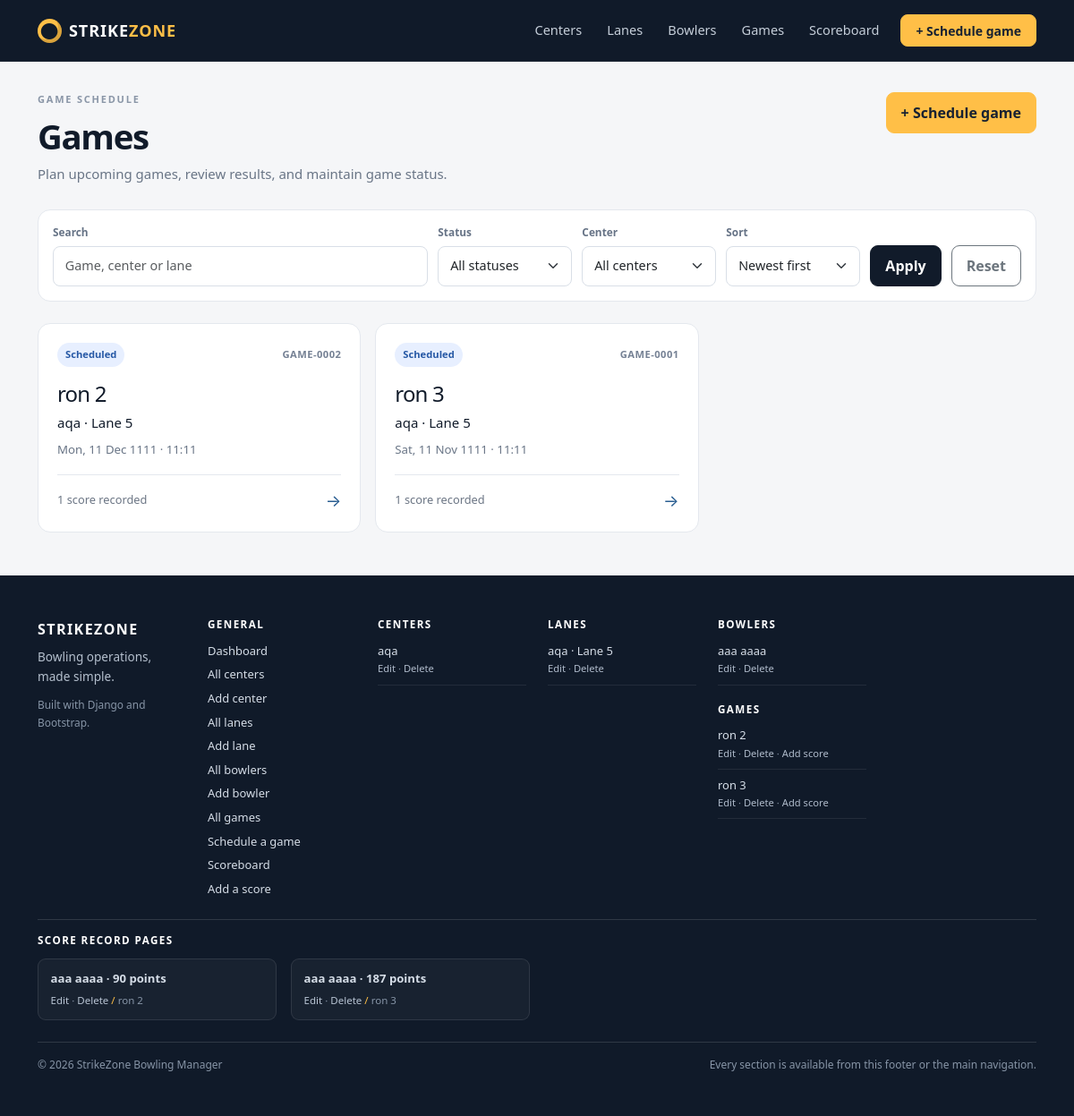
/games/, run on the app's committed database.
### games/models.py (models this page shows, shortened)
class BowlingGame(models.Model):
    class Status(models.TextChoices):
        SCHEDULED = "scheduled", "Scheduled"
        IN_PROGRESS = "in_progress", "In progress"
        COMPLETED = "completed", "Completed"
        CANCELLED = "cancelled", "Cancelled"
    title = models.CharField(max_length=120, help_text="Give the match a short, descriptive name.")
    lane = models.ForeignKey("centers.Lane", on_delete=models.PROTECT, related_name="games")
    scheduled_at = models.DateTimeField()
    status = models.CharField(max_length=12, choices=Status.choices, default=Status.SCHEDULED)
    notes = models.TextField(max_length=500, blank=True)
    players = models.ManyToManyField("players.Bowler", through="GameScore", related_name="games", blank=True)
    created_at = models.DateTimeField(auto_now_add=True)
    class Meta:
        ordering = ("-scheduled_at", "title")

class GameScore(models.Model):
    game = models.ForeignKey(BowlingGame, on_delete=models.CASCADE, related_name="scores")
    bowler = models.ForeignKey("players.Bowler", on_delete=models.PROTECT, related_name="scores")
    score = models.PositiveSmallIntegerField(validators=[MinValueValidator(0, message="Score cannot be negative."), MaxValueValidator(300, message="Score cannot exceed 300.")])
    notes = models.CharField(max_length=180, blank=True, help_text="Optional note about the result.")
    created_at = models.DateTimeField(auto_now_add=True)
    class Meta:
        ordering = ("-score", "bowler__last_name", "bowler__first_name")
        constraints = [
            models.UniqueConstraint(fields=("game", "bowler"), name="one_score_per_bowler_per_game"),
            models.CheckConstraint(condition=Q(score__gte=0, score__lte=300), name="game_score_between_0_and_300"),
        ]

### centers/models.py (models this page shows, shortened)
class Lane(models.Model):
    class Surface(models.TextChoices):
        SYNTHETIC = "synthetic", "Synthetic"
        WOOD = "wood", "Wood"
    center = models.ForeignKey(
        BowlingCenter,
        on_delete=models.PROTECT,
        related_name="lanes",
        help_text="Select the bowling center that owns this lane.",
    )
    number = models.PositiveSmallIntegerField(
        validators=[MinValueValidator(1, message="Lane number must be at least 1.")],
        help_text="Lane numbers must be positive and unique within a center.",
    )
    surface = models.CharField(max_length=12, choices=Surface.choices, default=Surface.SYNTHETIC)
    is_available = models.BooleanField(default=True, verbose_name="Available for booking")
    created_at = models.DateTimeField(auto_now_add=True)
    class Meta:
        ordering = ("center__name", "number")
        constraints = [
            models.UniqueConstraint(fields=("center", "number"), name="unique_lane_number_per_center"),
            models.CheckConstraint(condition=Q(number__gte=1), name="lane_number_positive"),
        ]

class BowlingCenter(models.Model):
    name = models.CharField(max_length=120, verbose_name="Center name")
    address = models.CharField(max_length=180)
    city = models.CharField(max_length=80)
    phone = models.CharField(max_length=30, blank=True)
    email = models.EmailField(blank=True)
    description = models.TextField(max_length=500, blank=True)
    created_at = models.DateTimeField(auto_now_add=True)
    class Meta:
        ordering = ("city", "name")
        verbose_name = "bowling center"
        verbose_name_plural = "bowling centers"

### players/models.py (models this page shows, shortened)
class Bowler(models.Model):
    class Hand(models.TextChoices):
        RIGHT = "right", "Right-handed"
        LEFT = "left", "Left-handed"
        BOTH = "both", "Ambidextrous"
    first_name = models.CharField(max_length=60)
    last_name = models.CharField(max_length=60)
    email = models.EmailField(blank=True)
    dominant_hand = models.CharField(max_length=8, choices=Hand.choices, default=Hand.RIGHT)
    joined_on = models.DateField(default=timezone.localdate)
    created_at = models.DateTimeField(auto_now_add=True)
    class Meta:
        ordering = ("last_name", "first_name")

### games/views.py (the view)
# urls.py: path("games/", views.GameListView.as_view(), name="game_list"),
class GameListView(ListView):
    model = BowlingGame
    template_name = "games/game_list.html"
    context_object_name = "games"
    paginate_by = 12
    def get_queryset(self):
        queryset = BowlingGame.objects.annotate(participant_total=Count("scores__bowler", distinct=True)).select_related("lane__center").prefetch_related("scores__bowler")
        status = self.request.GET.get("status", "").strip()
        center = self.request.GET.get("center", "").strip()
        sort = self.request.GET.get("sort", "newest")
        query = self.request.GET.get("q", "").strip()
        if status in BowlingGame.Status.values: queryset = queryset.filter(status=status)
        if center.isdigit(): queryset = queryset.filter(lane__center_id=int(center))
        if query:
            text_filter = Q(title__icontains=query) | Q(lane__center__name__icontains=query)
            if query.isdigit():
                text_filter |= Q(lane__number=int(query))
            queryset = queryset.filter(text_filter)
        sort_fields = {"newest": ("-scheduled_at", "title"), "oldest": ("scheduled_at", "title"), "title": ("title", "-scheduled_at")}
        return queryset.order_by(*sort_fields.get(sort, sort_fields["newest"]))
    def get_context_data(self, **kwargs):
        context = super().get_context_data(**kwargs)
        context.update({
            "centers": BowlingCenter.objects.order_by("name"),
            "selected_status": self.request.GET.get("status", ""),
            "selected_center": self.request.GET.get("center", ""),
            "selected_sort": self.request.GET.get("sort", "newest"),
            "search_query": self.request.GET.get("q", ""),
            "statuses": BowlingGame.Status.choices,
        })
        return context

### templates/games/game_list.html (shortened to what this page needs)
{% extends 'base.html' %}
{% block content %}<div class="page-heading"><div><div class="eyebrow">GAME SCHEDULE</div><h1>Games</h1><p>Plan upcoming games, review results, and maintain game status.</p></div><a class="btn btn-amber align-self-start" href="{% url 'games:game_create' %}">+ Schedule game</a></div>
<form method="get" class="filter-panel mb-4"><div class="filter-field flex-grow-1"><label for="q">Search</label><input id="q" class="form-control" name="q" value="{{ search_query }}" placeholder="Game, center or lane"></div><div class="filter-field"><label for="status">Status</label><select class="form-select" name="status" id="status"><option value="">All statuses</option></select></div><div class="filter-field"><label for="center">Center</label><select class="form-select" name="center" id="center"><option value="">All centers</option></select></div><div class="filter-field"><label for="sort">Sort</label><select class="form-select" name="sort" id="sort"><option value="newest" {% if selected_sort == 'newest' %}selected{% endif %}>Newest first</option></select></div><button class="btn btn-dark align-self-end">Apply</button><a class="btn btn-outline-secondary align-self-end" href="{% url 'games:game_list' %}">Reset</a></form>
{% if games %}<div class="row g-3">{% for game in games %}<div class="col-md-6 col-xl-4"><a class="data-card game-card h-100" href="{% url 'games:game_detail' game.pk %}"><div class="card-topline"><span class="status-pill status-{{ game.status }}">{{ game.get_status_display }}</span><span class="muted-code">GAME-{{ game.pk|stringformat:'04d' }}</span></div><h2 class="h4">{{ game.title }}</h2><p class="mb-1">{{ game.lane.center.name }} · Lane {{ game.lane.number }}</p><div class="card-date">{{ game.scheduled_at|date:"D, d M Y · H:i" }}</div><div class="card-footer-line">{{ game.scores.count }} score{{ game.scores.count|pluralize }} recorded <span>→</span></div></a></div>{% endfor %}</div>{% include 'partials/_pagination.html' %}{% else %}{% include 'partials/_empty_state.html' with title="No games match these filters" message="Schedule the first game or adjust the search and filters." action_url="/games/new/" action_label="Schedule a game" %}{% endif %}{% endblock %}

### templates/base.html (shortened to what this page needs)
{% load static %}
<!doctype html>
<html lang="en">
<head>
  <link rel="stylesheet" href="{% static 'vendor/bootstrap/css/bootstrap.min.css' %}">
  <link rel="stylesheet" href="{% static 'css/site.css' %}">
</head>
<body>
  <nav class="navbar navbar-expand-lg navbar-dark site-nav">
    <div class="container">
      <a class="navbar-brand d-flex align-items-center gap-2" href="{% url 'home' %}"><span class="brand-ball">●</span><span>STRIKE<span class="brand-accent">ZONE</span></span></a>
      <div class="collapse navbar-collapse" id="mainNav">
        <ul class="navbar-nav ms-auto align-items-lg-center gap-lg-1">
          <li class="nav-item"><a class="nav-link" href="{% url 'centers:center_list' %}">Centers</a></li>
          <li class="nav-item"><a class="nav-link" href="{% url 'games:lane_list' %}">Lanes</a></li>
          <li class="nav-item"><a class="nav-link" href="{% url 'players:bowler_list' %}">Bowlers</a></li>
          <li class="nav-item"><a class="nav-link" href="{% url 'games:game_list' %}">Games</a></li>
          <li class="nav-item"><a class="nav-link" href="{% url 'games:score_list' %}">Scoreboard</a></li>
          <li class="nav-item ms-lg-2"><a class="btn btn-amber btn-sm px-3" href="{% url 'games:game_create' %}">+ Schedule game</a></li>
        </ul>
      </div>
    </div>
  </nav>
  <main id="main-content" class="container page-shell">
    {% block content %}{% endblock %}
  </main>
  <footer class="site-footer mt-5" aria-label="Site footer navigation">
    <div class="container py-5">
      <div class="row g-4">
        <div class="col-12 col-md-6 col-xl-2">
          <a class="footer-brand d-inline-block mb-2" href="{% url 'home' %}">STRIKEZONE</a>
          <p class="footer-description">Bowling operations, made simple.</p>
          <small class="footer-meta">Built with Django and Bootstrap.</small>
        </div>
        <nav class="col-6 col-md-6 col-xl-2" aria-label="General pages">
          <h2 class="footer-heading">General</h2>
          <ul class="footer-links">
            <li><a href="{% url 'home' %}">Dashboard</a></li>
            <li><a href="{% url 'centers:center_list' %}">All centers</a></li>
            <li><a href="{% url 'centers:center_create' %}">Add center</a></li>
            <li><a href="{% url 'games:lane_list' %}">All lanes</a></li>
            <li><a href="{% url 'games:lane_create' %}">Add lane</a></li>
            <li><a href="{% url 'players:bowler_list' %}">All bowlers</a></li>
            <li><a href="{% url 'players:bowler_create' %}">Add bowler</a></li>
            <li><a href="{% url 'games:game_list' %}">All games</a></li>
            <li><a href="{% url 'games:game_create' %}">Schedule a game</a></li>
            <li><a href="{% url 'games:score_list' %}">Scoreboard</a></li>
            <li><a href="{% url 'games:score_create' %}">Add a score</a></li>
          </ul>
        </nav>
        <nav class="col-6 col-md-6 col-xl-2" aria-label="Bowling center pages">
          <h2 class="footer-heading">Centers</h2>
          <ul class="footer-links">
            {% for center in footer_centers %}
              <li class="footer-record">
                <a href="{% url 'centers:center_detail' center.pk %}">{{ center.name }}</a>
                <span class="footer-record-actions"><a href="{% url 'centers:center_update' center.pk %}">Edit</a> · <a href="{% url 'centers:center_delete' center.pk %}">Delete</a></span>
              </li>
            {% empty %}
              <li class="footer-muted">No centers created yet.</li>
            {% endfor %}
          </ul>
        </nav>
        <nav class="col-6 col-md-6 col-xl-2" aria-label="Bowling lane pages">
          <h2 class="footer-heading">Lanes</h2>
          <ul class="footer-links">
            {% for lane in footer_lanes %}
              <li class="footer-record">
                <a href="{% url 'games:lane_detail' lane.pk %}">{{ lane.center.name }} · Lane {{ lane.number }}</a>
                <span class="footer-record-actions"><a href="{% url 'games:lane_update' lane.pk %}">Edit</a> · <a href="{% url 'games:lane_delete' lane.pk %}">Delete</a></span>
              </li>
            {% empty %}
              <li class="footer-muted">No lanes created yet.</li>
            {% endfor %}
          </ul>
        </nav>
        <nav class="col-6 col-md-6 col-xl-2" aria-label="Bowler and game pages">
          <h2 class="footer-heading">Bowlers</h2>
          <ul class="footer-links">
            {% for bowler in footer_bowlers %}
              <li class="footer-record">
                <a href="{% url 'players:bowler_detail' bowler.pk %}">{{ bowler.first_name }} {{ bowler.last_name }}</a>
                <span class="footer-record-actions"><a href="{% url 'players:bowler_update' bowler.pk %}">Edit</a> · <a href="{% url 'players:bowler_delete' bowler.pk %}">Delete</a></span>
              </li>
            {% empty %}
              <li class="footer-muted">No bowlers created yet.</li>
            {% endfor %}
          </ul>
          <h2 class="footer-heading footer-heading-spaced">Games</h2>
          <ul class="footer-links">
            {% for game in footer_games %}
              <li class="footer-record">
                <a href="{% url 'games:game_detail' game.pk %}">{{ game.title }}</a>
                <span class="footer-record-actions"><a href="{% url 'games:game_update' game.pk %}">Edit</a> · <a href="{% url 'games:game_delete' game.pk %}">Delete</a> · <a href="{% url 'games:score_create_for_game' game.pk %}">Add score</a></span>
              </li>
            {% empty %}
              <li class="footer-muted">No games scheduled yet.</li>
            {% endfor %}
          </ul>
        </nav>
      </div>
      <div class="footer-score-links mt-4 pt-3">
        <h2 class="footer-heading">Score record pages</h2>
        <div class="row g-3">
          {% for score in footer_scores %}
            <div class="col-12 col-sm-6 col-lg-4 col-xl-3">
              <div class="footer-score-item">
                <a href="{% url 'games:score_update' score.pk %}">{{ score.bowler.first_name }} {{ score.bowler.last_name }} · {{ score.score }} points</a>
                <span><a href="{% url 'games:score_update' score.pk %}">Edit</a> · <a href="{% url 'games:score_delete' score.pk %}">Delete</a> <span class="footer-separator">/</span> {{ score.game.title }}</span>
              </div>
            </div>
          {% empty %}
            <div class="col-12"><p class="footer-muted mb-0">Score edit and delete links will appear here when score records exist.</p></div>
          {% endfor %}
        </div>
      </div>
      <div class="footer-bottom mt-4 pt-3 d-flex flex-column flex-md-row justify-content-between gap-2">
        <span>© {% now "Y" %} StrikeZone Bowling Manager</span>
        <span>Every section is available from this footer or the main navigation.</span>
      </div>
    </div>
  </footer>
</body>
</html>

### data on the page
BowlingGame: status "Scheduled", pk "0002", title "ron 2", lane.center.name "aqa", lane.number "5", scheduled_at "Mon, 11 Dec 1111 · 11:11", scores.count "1"
BowlingGame: status "Scheduled", pk "0001", title "ron 3", lane.center.name "aqa", lane.number "5", scheduled_at "Sat, 11 Nov 1111 · 11:11", scores.count "1"
BowlingCenter: name "aqa"
Lane: center.name "aqa", number "5"
Bowler: first_name "aaa", last_name "aaaa"
GameScore: bowler.first_name "aaa", bowler.last_name "aaaa", score "90", game "ron 2"
GameScore: bowler.first_name "aaa", bowler.last_name "aaaa", score "187", game "ron 3"
